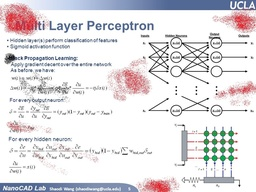
#> input picture OCR + NLP POCs/Environment-1/OCR/testNoise.jpg, 256 x 192 px, shrunk from 960 x 720 before the run
$ jupyter execute --allow-errors tesseract_2.ipynb
#> lines starting #> are read from the running program, lines starting #| are printed output that depends on the picture
[cell 1]
from PIL import Image
import pytesseract
import matplotlib.pyplot as plt
import numpy as np
import cv2

[cell 2]
ocr_path = "C:\Program Files\Tesseract-OCR\tesseract.exe"

[cell 3]
pytesseract.pytesseract.tesseract_cmd = r'C:\Program Files\Tesseract-OCR\tesseract.exe'

[cell 4]
img = cv2.imread('testNoise.jpg', 0)
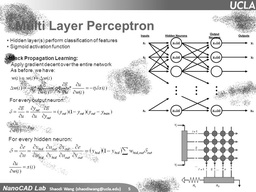
#> img: shape (192, 256); min 0, max 255, mean 226.4

[cell 5]
plt.imshow(img)

[cell 6]
print(pytesseract.image_to_string(img))
#> (this line was passed over: pytesseract is not available in this run)

[cell 7]
img2 = cv2.medianBlur(img, 5)
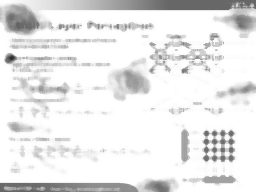
#> img2: shape (192, 256); min 42, max 255, mean 232.4

[cell 8]
plt.imshow(img2)

[cell 9]
print(pytesseract.image_to_string(img2))
#> (this line was passed over: pytesseract is not available in this run)

[cell 10]
img = cv2.imread('testNoise.jpg', 0)

[cell 11]
circles = cv2.HoughCircles(img, cv2.HOUGH_GRADIENT, 0.1, 5,
                            param1=50, param2=30, minRadius=0, maxRadius=0)
#> circles = 451 rows, first 8: [115.5, 105.5, 82.6], [127.5, 109.5, 86.9], [118.5, 120.5, 97.8], [108.5, 106.5, 83.7], [123.5, 129.5, 106.4], [123.5, 106.5, 83.5], [128.5, 120.5, 95.9], [138.5, 95.5, 94.7]

cimg = cv2.cvtColor(img,cv2.COLOR_GRAY2BGR)
circles = np.uint16(np.around(circles))
#> circles = 451 rows, first 8: [116, 106, 83], [128, 110, 87], [118, 120, 98], [108, 106, 84], [124, 130, 106], [124, 106, 84], [128, 120, 96], [138, 96, 95]
for i in circles[0,:]:
    # draw the outer circle
    #cv2.circle(cimg,(i[0],i[1]),i[2],(0,255,0),2)
    # draw the center of the circle
    cv2.circle(cimg,(i[0],i[1]),2,(0,0,255),3)
#> this loop made 451 passes
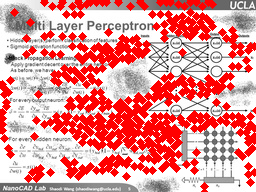
#> cimg: shape (192, 256, 3); mean B, G, R 148.6, 148.6, 229.5

cv2.imshow('detected circles', cimg)
cv2.waitKey(0)
cv2.destroyAllWindows()

[cell 12]
circles = cv2.HoughCircles(img2,cv2.HOUGH_GRADIENT,0.1, 5,
                            param1=50,param2=30,minRadius=0,maxRadius=0)
#> circles = 289 rows, first 8: [116.5, 132.5, 108.9], [123.5, 128.5, 102.9], [126.5, 119.5, 95.4], [104.5, 107.5, 82.9], [107.5, 98.5, 88.8], [108.5, 104.5, 85.6], [120.5, 124.5, 101.2], [130.5, 110.5, 87.2]

cimg = cv2.cvtColor(img2, cv2.COLOR_GRAY2BGR)
circles = np.uint16(np.around(circles))
#> circles = 289 rows, first 8: [116, 132, 109], [124, 128, 103], [126, 120, 95], [104, 108, 83], [108, 98, 89], [108, 104, 86], [120, 124, 101], [130, 110, 87]
for i in circles[0,:]:
    # draw the outer circle
    #cv2.circle(cimg,(i[0],i[1]),i[2],(0,255,0),2)
    # draw the center of the circle
    cv2.circle(cimg,(i[0],i[1]),2,(0,0,255),3)
#> this loop made 289 passes
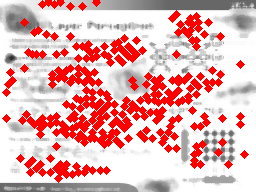
#> cimg: shape (192, 256, 3); mean B, G, R 178.7, 178.7, 233.5

cv2.imshow('detected circles',cimg)

cv2.waitKey(0)
cv2.destroyAllWindows()

[cell 13]
img = cv2.imread('contour.png', 0)
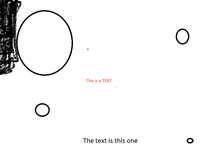
#> input picture OCR + NLP POCs/Environment-1/OCR/contour.png, 209 x 156 px, shrunk from 785 x 585 before the run
#> img: shape (156, 209); min 0, max 255, mean 243.2

[cell 14]
circles = cv2.HoughCircles(img, cv2.HOUGH_GRADIENT, 0.1, 5,
                            param1=50, param2=30, minRadius=1, maxRadius=0)
#> circles = [[35.5, 42.5, 35.2], [44.5, 37.5, 27.7], [44.5, 47.5, 27.8], [53.5, 41.5, 35.9], [25.5, 41.5, 22.4]]

cimg = cv2.cvtColor(img,cv2.COLOR_GRAY2BGR)
#> cimg: shape (156, 209, 3)
circles = np.uint16(np.around(circles))
#> circles = [[36, 42, 35], [44, 38, 28], [44, 48, 28], [54, 42, 36], [26, 42, 22]]
for i in circles[0,:]:
    # draw the outer circle
    cv2.circle(cimg,(i[0],i[1]),i[2],(0,255,0),2)
    # draw the center of the circle
    cv2.circle(cimg,(i[0],i[1]),2,(0,0,255),3)
#> this loop made 5 passes
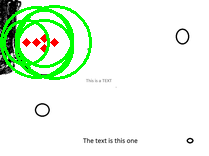
#> cimg: shape (156, 209, 3); mean B, G, R 227.8, 246.2, 229.2

cv2.imshow('detected circles', cimg)
cv2.waitKey(0)
cv2.destroyAllWindows()

[cell 15]
plt.imshow(img)

[cell 16]
black_filter = np.zeros((10,5))+0.1

[cell 17]
plt.imshow(black_filter)
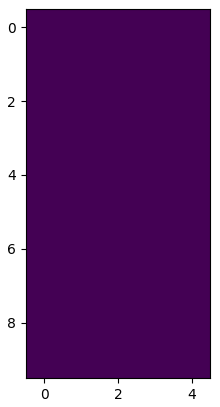
#> figure drawn by matplotlib, 1 panel

[cell 18]
print(np.amax(img))
#| 255
print(np.amin(img))
#| 0

[cell 19]
out_img = cv2.filter2D(img, -1, black_filter)
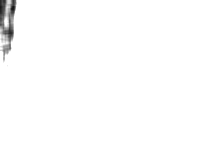
#> out_img: shape (156, 209); min 21, max 255, mean 252.4

[cell 20]
np.amax(out_img)
#> Out = 255

[cell 21]
plt.imshow(out_img)

[cell 22]
len(np.where(img > 100)[0])
#> Out = 31174

[cell 23]
def black_filter(image_, colorthreshold, numthreshold, nrows, ncols):
#> called with colorthreshold = 200, numthreshold = 35, nrows = 10, ncols = 5
    new_img = image_.copy()

    for r in range(0, image_.shape[0] - nrows, nrows//2):
        for c in range(0, image_.shape[1] - ncols, ncols//2):
            this_chunk = None
            this_chunk = image_[r:r+nrows, c:c+ncols]
            val = 0
            val = len(np.where(this_chunk < colorthreshold)[0])

            if (val > numthreshold): #means it is noise
                print(this_chunk.shape, val)
                new_img[r:r+nrows, c:c+ncols] = 255
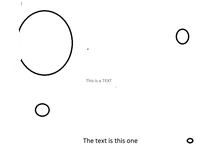
#> new_img: shape (156, 209); min 0, max 255, mean 251.5
    return new_img

[cell 24]
out = black_filter(img.copy(), 200, 35, 10, 5)

[cell 25]
out.dtype

[cell 26]
plt.imshow(out)

[cell 27]
plt.imshow(img)

#> (a cell that did not finish here is left out)

#> (a cell that did not finish here is left out)

#> (a cell that did not finish here is left out)

[cell 31]
print(pytesseract.image_to_string(out))
#> (this line was passed over: pytesseract is not available in this run)
